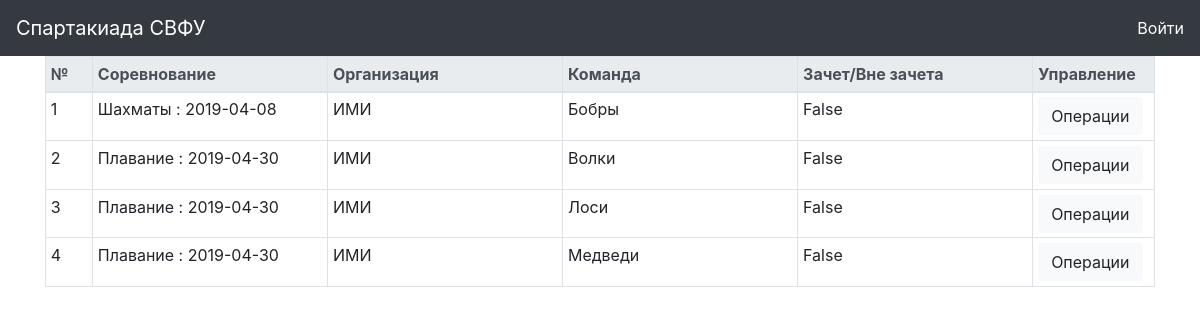
/CM/teamtable/, run on the app's committed database.
### sport/models.py (models this page shows, shortened)
class Team(models.Model):
    competition = models.ForeignKey(Sport, verbose_name="Вид Спорта", db_index=True, on_delete=models.CASCADE)
    organization = models.ForeignKey(Department, verbose_name="Организация", db_index=True, on_delete=models.CASCADE)
    name = models.CharField(max_length=100, verbose_name= "Название команды", unique=True)
    not_resultable = models.BooleanField(verbose_name='Вне зачета', default=False)

class Competition(models.Model):
    date = models.DateField(verbose_name = "Дата соревнования", default=datetime.date.today())
    place = models.ForeignKey(Place, verbose_name = "Место проведения", null = True, blank = True, on_delete = models.CASCADE)
    sport = models.ForeignKey(Sport, verbose_name = "Вид Спорта", db_index = True, on_delete = models.CASCADE)
    result = models.BooleanField(verbose_name="Проведено", default = False)
    def __str__(self):
        return self.sport.name + ' : ' + str(self.date)

class Sport(models.Model):
    type = models.CharField(choices=SportType, verbose_name="Тип спорта", max_length=10)
    name = models.CharField(verbose_name="Вид спорта", max_length=200, db_index=True)
    class Meta:
        ordering = ['name']
        verbose_name = "вид спорта"
        verbose_name_plural = "виды спорта"

class Department(models.Model):
    name = models.CharField(max_length=100, verbose_name="Организация", db_index=True)
    def __str__(self):
        return self.name

### sport/views.py (the view)
# urls.py: path('teamtable/', views.teamtable, name='team_table'), # Таблица: список-заявок
def teamtable(request):
    teams = Team.objects.all()
    context={
        'teams': teams,
    }
    return render(request, 'sport/teamtable.html', context)

### sport/template/sport/teamtable.html (shortened to what this page needs)
{% extends "sport/index.html" %}
{% block teamtable %}
<div class="container">
        <div>
            <table class="table table-hover table-bordered table-sm table-justified">
                <thead class="active thead-light">
                        <th class="table-warning" style="width: 4%">№</th>
                        <th style="width: 20%">Соревнование</th>
                        <th style="width: 20%">Организация</th>
                        <th style="width: 20%">Команда</th>
                        <th style="width: 20%">Зачет/Вне зачета</th>
                        <th style="width: 10%">Управление</th>
                </thead>
                <tbody>
                    {% for t in teams %}
                    <tr>
                            <td>{{ forloop.counter }}</td>
                            <td>{{t.competition}} </td>
                            <td>{{t.organization}}</td>
                            <td>{{t.name}} </td>
                            <td>{{t.not_resultable}}</td>
                            <td>
                                <div class="dropdown">
                                    <a class="btn btn-light dropdown-toggle-none" role="button" id="dropdownMenuLink" data-toggle="dropdown" aria-haspopup="true" aria-expanded="false">
                                        Операции
                                    </a>
                                </div>
                            </td>
                    </tr>
                    {% endfor %}
                </tbody>
            </table>
        </div>
</div>
{% endblock %}

### data on the page
Team: competition "Шахматы : 2019-04-08", organization "ИМИ", name "Бобры", not_resultable "False"
Team: competition "Плавание : 2019-04-30", organization "ИМИ", name "Волки", not_resultable "False"
Team: competition "Плавание : 2019-04-30", organization "ИМИ", name "Лоси", not_resultable "False"
Team: competition "Плавание : 2019-04-30", organization "ИМИ", name "Медведи", not_resultable "False"
